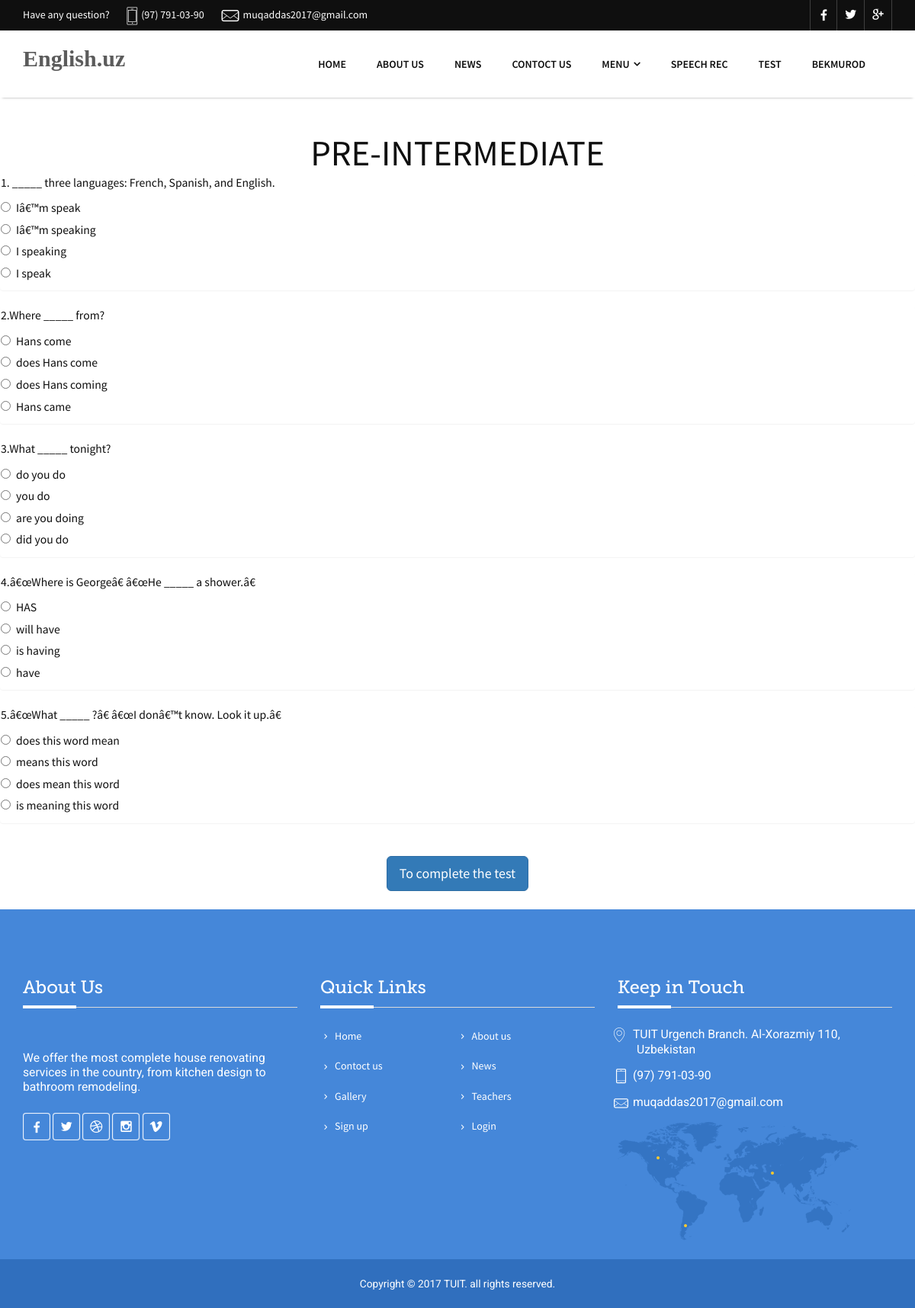
The app's page /test.php?dars=13 (signed in) with its own data.
### tables this page shows
CREATE TABLE `darslar` (
  `id` int(11) NOT NULL,
  `nomi` varchar(255) NOT NULL
);

CREATE TABLE `savollar` (
  `id` int(11) NOT NULL,
  `savol` varchar(255) NOT NULL,
  `a` varchar(255) NOT NULL,
  `b` varchar(255) NOT NULL,
  `c` varchar(255) NOT NULL,
  `d` varchar(255) NOT NULL,
  `t_j` varchar(2) NOT NULL,
  `dars_id` int(11) NOT NULL
);

### test.php (the view, shortened to what this page needs)
<?php  session_start();
$pdo = new PDO("mysql:host=localhost;dbname=english","root","");
$id = intval($_GET["dars"]);
$dars = $pdo->query("SELECT * FROM darslar WHERE id=$id")->fetch();
$savollar = $pdo->query("SELECT * FROM savollar WHERE dars_id=$id")->fetchAll();
?>
<!doctype html>
<html lang="en">
<head>
    <link rel="stylesheet" type="text/css" href="css/bootstrap.min.css">
    <link rel="stylesheet" type="text/css" href="css/font-awesome.min.css">
    <link rel="stylesheet" type="text/css" href="css/edua-icons.css">
    <link rel="stylesheet" type="text/css" href="css/animate.min.css">
    <link rel="stylesheet" type="text/css" href="css/owl.carousel.css">
    <link rel="stylesheet" type="text/css" href="css/owl.transitions.css">
    <link rel="stylesheet" type="text/css" href="css/cubeportfolio.min.css">
    <link rel="stylesheet" type="text/css" href="css/settings.css">
    <link rel="stylesheet" type="text/css" href="css/bootsnav.css">
    <link rel="stylesheet" type="text/css" href="css/style.css">
    <link rel="stylesheet" type="text/css" href="css/loader.css">
</head>
<body class="pushmenu-push">
<div class="topbar">
    <div class="container">
        <div class="row">
            <div class="col-md-12">
                <div class="pull-left">
                    <span class="info"><a href="contact.php"> Have any question?</a></span>
                    <span class="info"><i class="icon-phone2"></i>(97) 791-03-90</span>
                    <span class="info"><i class="icon-mail"></i>muqaddas2017@gmail.com</span>
                </div>
                <ul class="social_top pull-right">
                    <li><a href="#."><i class="fa fa-facebook"></i></a></li>
                    <li><a href="#."><i class="icon-twitter4"></i></a></li>
                    <li><a href="#."><i class="icon-google"></i></a></li>
                </ul>
            </div>
        </div>
    </div>
</div>
<header>
  <nav class="navbar navbar-default navbar-sticky bootsnav pushy">
      <div class="container">
          <div class="navbar-header">
              <a class="navbar-brand" href="index.php">
                  <p style=" font-family:Palatino Linotype;
            font-size: 30px;
            font-weight: 600;">English.uz</p>
              </a>
          </div>
          <div class="collapse navbar-collapse" id="navbar-menu">
              <ul class="nav navbar-nav navbar-right" data-in="fadeInDown" data-out="fadeOut">
                  <li><a href="index.php">Home</a></li>
                  <li><a href="about1.php">About us</a></li>
                  <li><a href="blog.php">news</a></li>
                <li><a href="contact.php">contoct us</a></li>
                  <li class="dropdown">
                    <a href="#" class="dropdown-toggle" data-toggle="dropdown" >menu</a>
                  </li>
<?php
if(isset($_SESSION['users'])){?>
                  <li><a href="speak.php">speech rec</a></li>
                  <li><a href="test1.php">Test</a></li>
                  <li><a href="structura/chiqish.php"><?php echo $_SESSION['users'];?></a></li>
<?php }?>
              </ul>
          </div>
      </div>
</header>
<div class="container">
    <br><br>
    <div class="row">
        <div class="row">
            <h1 class="text-center"><?=$dars["nomi"]?></h1>
            <?php if(count($savollar) > 0):?>
            <div class="span8 offset2 border padding20">
                <form method="post" action="checker.php">
                    <?php foreach($savollar as $savol):?>
                    <div class="balloon left">
                        <div class="panel">
                            <div class="panel-header">
                                <?=$savol["savol"]?>
                            </div>
                            <div class="panel-content">
                                <div class="input-control radio">
                                    <label>
                                        <input type="radio" name="savol[<?=$savol["id"]?>]" value="a"/>
                                        <?=$savol["a"];?>
                                    </label>
                                </div>
                                <div class="input-control radio">
                                    <label>
                                        <input type="radio" name="savol[<?=$savol["id"]?>]" value="b" />
                                        <?=$savol["b"];?>
                                    </label>
                                </div>
                                <div class="input-control radio">
                                    <label>
                                        <input type="radio" name="savol[<?=$savol["id"]?>]" value="c" />
                                        <?=$savol["c"];?>
                                    </label>
                                </div>
                                <div class="input-control radio">
                                    <label>
                                        <input type="radio" name="savol[<?=$savol["id"]?>]" value="d" />
                                        <?=$savol["d"];?>
                                    </label>
                                </div>
                            </div>
                        </div>
                    </div>
                    <?php endforeach;?>
                    <div class="text-center">
                        <br/>
                        <input type="submit" name="sbmt" value="To complete the test" class="btn btn-primary btn-lg" />
                        <br/>
                        <br/>
                    </div>
                </form>
            </div>
            <?php endif;?>
        </div>
    </div>
</div>
<footer class="padding-top">
    <div class="container">
        <div class="row">
            <div class="col-md-4 col-sm-4 footer_panel bottom25">
                <h3 class="heading bottom25">About Us<span class="divider-left"></span></h3>
                <p>We offer the most complete house renovating services in the country, from kitchen design to bathroom remodeling.</p>
                <ul class="social_icon top25">
                    <li><a href="#." class="facebook"><i class="fa fa-facebook"></i></a></li>
                    <li><a href="#." class="twitter"><i class="icon-twitter4"></i></a></li>
                    <li><a href="#." class="dribble"><i class="icon-dribbble5"></i></a></li>
                    <li><a href="#." class="instagram"><i class="icon-instagram"></i></a></li>
                    <li><a href="#." class="vimo"><i class="icon-vimeo4"></i></a></li>
                </ul>
            </div>
            <div class="col-md-4 col-sm-4 footer_panel bottom25">
                <h3 class="heading bottom25">Quick Links<span class="divider-left"></span></h3>
                <ul class="links">
                    <li><a href="index.php"><i class="icon-chevron-small-right"></i>Home</a></li>
                    <li><a href="about1.php"><i class="icon-chevron-small-right"></i>About us</a></li>
                    <li><a href="contact.php"><i class="icon-chevron-small-right"></i>Contoct us</a></li>
                    <li><a href="blog.php"><i class="icon-chevron-small-right"></i>News</a></li>
                    <li><a href="gallery.php"><i class="icon-chevron-small-right"></i>Gallery</a></li>
                    <li><a href="teachers.php"><i class="icon-chevron-small-right"></i>Teachers</a></li>
                    <li><a href="register.php"><i class="icon-chevron-small-right"></i>Sign up</a></li>
                    <li><a href="kirish.php"><i class="icon-chevron-small-right"></i>Login</a></li>
                </ul>
            </div>
            <div class="col-md-4 col-sm-4 footer_panel bottom25">
                <h3 class="heading bottom25">Keep in Touch <span class="divider-left"></span></h3>
                <p class=" address"><i class="icon-map-pin"></i>TUIT Urgench Branch. Al-Xorazmiy 110, Uzbekistan</p>
                <p class=" address"><i class="icon-phone"></i>(97) 791-03-90</p>
                <p class=" address"><i class="icon-mail"></i><a href="mailto:Edua@info.com">muqaddas2017@gmail.com</a></p>
                <img src="images/footer-map.png" alt="we are here" class="img-responsive">
            </div>
        </div>
    </div>
</footer>
<div class="copyright">
    <div class="container">
        <div class="row">
            <div class="col-md-12 text-center">
                <p>Copyright &copy; 2017 <a href="#.">TUIT</a>. all rights reserved.</p>
            </div>
        </div>
    </div>
</div>
</body>
</html>

### css/bootsnav.css (style rules this page uses)
nav.bootsnav .container { position: relative; }
nav.navbar.bootsnav { margin-bottom: 0; -moz-border-radius: 0px; -webkit-border-radius: 0px; -o-border-radius: 0px; border-radius: 0px; background-color: #fff; border: none; border-bottom: solid 1px #e0e0e0; z-index: 9; }
nav.navbar.bootsnav ul.nav > li > a { color: #6f6f6f; background-color: transparent !important; }
body { -webkit-transition: all 0.3s ease-in-out; -moz-transition: all 0.3s ease-in-out; -o-transition: all 0.3s ease-in-out; -ms-transition: all 0.3s ease-in-out; transition: all 0.3s ease-in-out; }
.wrap-sticky nav.navbar.bootsnav { position: absolute; width: 100%; left: 0; top: 0; }
@media (min-width: 1024px) { nav.navbar.bootsnav ul.nav > li > a { padding: 30px 15px; font-weight: 600; } }
@media (min-width: 1024px) { nav.navbar.bootsnav ul.nav > li.dropdown > a.dropdown-toggle:after { font-family: 'FontAwesome'; content: "\f107"; margin-left: 5px; margin-top: 2px; } }

### records on screen
darslar: nomi "PRE-INTERMEDIATE"
savollar: savol "1. _____ three languages: French, Spanish, and English.", a "Iâ€™m speak", b "Iâ€™m speaking", c "I speaking", d "I speak"
savollar: savol "2.Where _____ from?", a "Hans come", b "does Hans come", c "does Hans coming", d "Hans came"
savollar: savol "3.What _____ tonight?", a "do you do", b "you do", c "are you doing", d "did you do"
savollar: savol "4.â€œWhere is Georgeâ€ â€œHe _____ a shower.â€", a "HAS", b "will have", c "is having", d "have"
savollar: savol "5.â€œWhat _____ ?â€ â€œI donâ€™t know. Look it up.â€", a "does this word mean", b "means this word", c "does mean this word", d "is meaning this word"

### other values on screen
$_SESSION['users'] "BEKMUROD"
